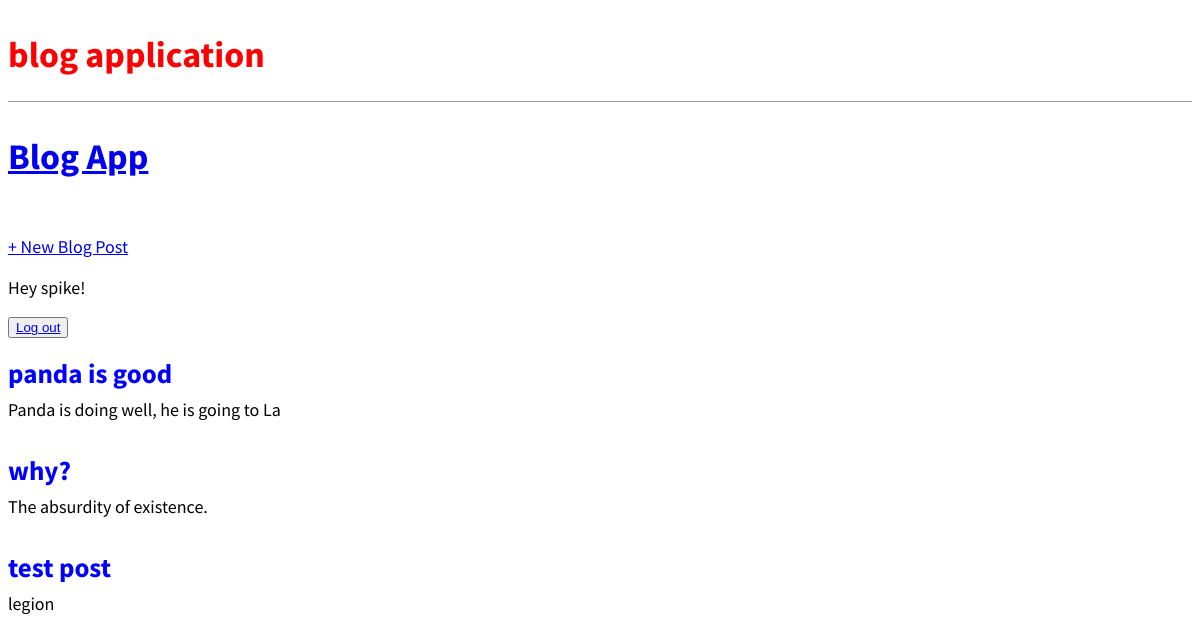
The app's page / (signed in) with its own data.
### blog/models.py (models this page shows, shortened)
class Post(models.Model):
    title = models.CharField(max_length=200)
    author = models.ForeignKey(
        "auth.User",
        on_delete=models.CASCADE,
    )
    body = models.TextField()

### blog/views.py (the view)
# urls.py: path("", BlogListView.as_view(), name="home"),
class BlogListView(ListView):
    model = Post
    template_name = "home.html"

### templates/home.html
{% extends "base.html" %}
{% block content %}
{% for post in post_list %}
    <div class="post-entry">
        <h2><a href="{% url 'post_detail' post.pk %}">{{post.title}}</a></h2>
        <p>{{ post.body }}</p>
    </div>
{% endfor %}
{% endblock content%}

### templates/base.html (shortened to what this page needs)
{% load static %}
<html>
    <head>
    </head>
    <body>
        <header>
            <h1><a href="{% url 'home' %}">blog application</a></h1>
            <link rel="stylesheet" href="{% static 'css/base.css' %}">
        </header>
        <div class="nav-left">
            <h1><a href="{% url 'home' %}">Blog App</a></h1>
        </div>
        <div class="nav-right"></div>
            <a href="{% url 'post_new' %}">+ New Blog Post</a>
        <div>
            {% if user.is_authenticated %}
                <p>Hey {{user.username}}!</p>
                <p><button><a href="{% url 'logout' %}">Log out</a></button></p>
            {% else %}
                <p>You are not logged in.</p>
                <button><a href="{% url 'login' %}">Login</a></button>
                <button><a href="{% url 'signup' %}">Signup</a></button>
            {% endif %}
            {% block content %}
            {% endblock content %}
        </div>
    </body>
</html>

### static/css/base.css (style rules this page uses)
body { font-family: 'Source Sans Pro', sans-serif; font-size: 18px; }
header { border-bottom: 1px solid #999; margin-bottom: 2rem; display: flex; }
header h1 a { color: red; text-decoration: none; }
.nav-left { margin-right: auto; }
.nav-right { display: flex; padding-top: 2rem; }
.post-entry { margin-bottom: 2rem; }
.post-entry h2 { margin: 0.5rem 0; }
.post-entry h2 a, .post-entry h2 a:visited { color: blue; text-decoration: none; }
.post-entry p { margin: 0; font-weight: 400; }

### records on screen
Post: title "panda is good", body "Panda is doing well, he is going to La"
Post: title "why?", body "The absurdity of existence."
Post: title "test post", body "legion"

### other values on screen
{{ user.username }} "spike"
